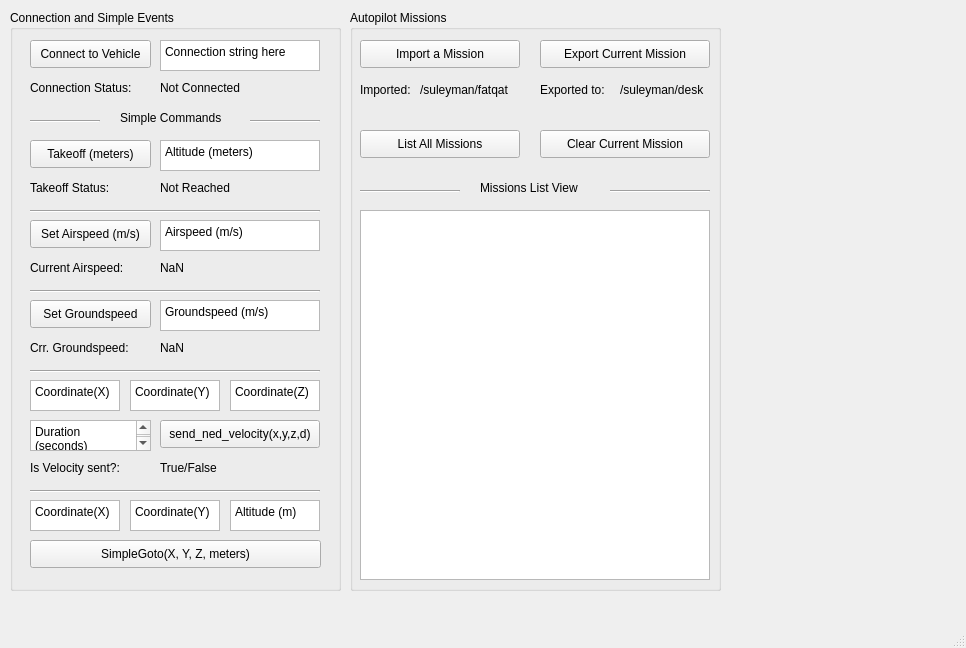
<?xml version="1.0" encoding="UTF-8"?>
<ui version="4.0">
 <class>MainWindow</class>
 <widget class="QMainWindow" name="MainWindow">
  <property name="geometry">
   <rect>
    <x>0</x>
    <y>0</y>
    <width>966</width>
    <height>648</height>
   </rect>
  </property>
  <property name="windowTitle">
   <string>Fatqat Ground Control Station</string>
  </property>
  <widget class="QWidget" name="centralwidget">
   <widget class="QPushButton" name="Connection_pushButton">
    <property name="geometry">
     <rect>
      <x>30</x>
      <y>40</y>
      <width>121</width>
      <height>28</height>
     </rect>
    </property>
    <property name="text">
     <string>Connect to Vehicle</string>
    </property>
   </widget>
   <widget class="QPlainTextEdit" name="ConnectionString_textBox">
    <property name="geometry">
     <rect>
      <x>160</x>
      <y>40</y>
      <width>160</width>
      <height>31</height>
     </rect>
    </property>
    <property name="inputMethodHints">
     <set>Qt::ImhNone</set>
    </property>
    <property name="plainText">
     <string>Connection string here</string>
    </property>
   </widget>
   <widget class="QLabel" name="SimpleCommands_label">
    <property name="geometry">
     <rect>
      <x>120</x>
      <y>110</y>
      <width>110</width>
      <height>16</height>
     </rect>
    </property>
    <property name="text">
     <string>Simple Commands</string>
    </property>
   </widget>
   <widget class="Line" name="line">
    <property name="geometry">
     <rect>
      <x>250</x>
      <y>120</y>
      <width>70</width>
      <height>3</height>
     </rect>
    </property>
    <property name="orientation">
     <enum>Qt::Horizontal</enum>
    </property>
   </widget>
   <widget class="Line" name="line_2">
    <property name="geometry">
     <rect>
      <x>30</x>
      <y>120</y>
      <width>70</width>
      <height>3</height>
     </rect>
    </property>
    <property name="orientation">
     <enum>Qt::Horizontal</enum>
    </property>
   </widget>
   <widget class="QLabel" name="TextConnectionStatus_label">
    <property name="geometry">
     <rect>
      <x>30</x>
      <y>80</y>
      <width>110</width>
      <height>16</height>
     </rect>
    </property>
    <property name="text">
     <string>Connection Status:</string>
    </property>
   </widget>
   <widget class="QLabel" name="ConnectionStatus_label">
    <property name="geometry">
     <rect>
      <x>160</x>
      <y>80</y>
      <width>160</width>
      <height>16</height>
     </rect>
    </property>
    <property name="text">
     <string>Not Connected</string>
    </property>
   </widget>
   <widget class="QPushButton" name="Takeoff_pushButton">
    <property name="geometry">
     <rect>
      <x>30</x>
      <y>140</y>
      <width>121</width>
      <height>28</height>
     </rect>
    </property>
    <property name="text">
     <string>Takeoff (meters)</string>
    </property>
   </widget>
   <widget class="QPlainTextEdit" name="TakeoffAltitude_textBox">
    <property name="geometry">
     <rect>
      <x>160</x>
      <y>140</y>
      <width>160</width>
      <height>31</height>
     </rect>
    </property>
    <property name="inputMethodHints">
     <set>Qt::ImhNone</set>
    </property>
    <property name="plainText">
     <string>Altitude (meters)</string>
    </property>
   </widget>
   <widget class="QLabel" name="TextTakeoffStatus_label">
    <property name="geometry">
     <rect>
      <x>30</x>
      <y>180</y>
      <width>110</width>
      <height>16</height>
     </rect>
    </property>
    <property name="text">
     <string>Takeoff Status:</string>
    </property>
   </widget>
   <widget class="QLabel" name="TakeoffStatus_label">
    <property name="geometry">
     <rect>
      <x>160</x>
      <y>180</y>
      <width>160</width>
      <height>16</height>
     </rect>
    </property>
    <property name="text">
     <string>Not Reached</string>
    </property>
   </widget>
   <widget class="QPushButton" name="SetAirSpeed_pushButton">
    <property name="geometry">
     <rect>
      <x>30</x>
      <y>220</y>
      <width>121</width>
      <height>28</height>
     </rect>
    </property>
    <property name="text">
     <string>Set Airspeed (m/s)</string>
    </property>
   </widget>
   <widget class="QLabel" name="Airspeed_label">
    <property name="geometry">
     <rect>
      <x>160</x>
      <y>260</y>
      <width>160</width>
      <height>16</height>
     </rect>
    </property>
    <property name="text">
     <string>NaN</string>
    </property>
   </widget>
   <widget class="QPlainTextEdit" name="Airspeed_textBox">
    <property name="geometry">
     <rect>
      <x>160</x>
      <y>220</y>
      <width>160</width>
      <height>31</height>
     </rect>
    </property>
    <property name="inputMethodHints">
     <set>Qt::ImhNone</set>
    </property>
    <property name="plainText">
     <string>Airspeed (m/s)</string>
    </property>
   </widget>
   <widget class="QLabel" name="TextAirspeed_label">
    <property name="geometry">
     <rect>
      <x>30</x>
      <y>260</y>
      <width>110</width>
      <height>16</height>
     </rect>
    </property>
    <property name="text">
     <string>Current Airspeed:</string>
    </property>
   </widget>
   <widget class="QPushButton" name="SetGroundspeed_pushButton">
    <property name="geometry">
     <rect>
      <x>30</x>
      <y>300</y>
      <width>121</width>
      <height>28</height>
     </rect>
    </property>
    <property name="text">
     <string>Set Groundspeed</string>
    </property>
   </widget>
   <widget class="QLabel" name="Groundspeed_label">
    <property name="geometry">
     <rect>
      <x>160</x>
      <y>340</y>
      <width>160</width>
      <height>16</height>
     </rect>
    </property>
    <property name="text">
     <string>NaN</string>
    </property>
   </widget>
   <widget class="QPlainTextEdit" name="Groundspeed_textBox">
    <property name="geometry">
     <rect>
      <x>160</x>
      <y>300</y>
      <width>160</width>
      <height>31</height>
     </rect>
    </property>
    <property name="inputMethodHints">
     <set>Qt::ImhNone</set>
    </property>
    <property name="plainText">
     <string>Groundspeed (m/s)</string>
    </property>
   </widget>
   <widget class="QLabel" name="TextCurrentGroundspeed_label">
    <property name="geometry">
     <rect>
      <x>30</x>
      <y>340</y>
      <width>110</width>
      <height>16</height>
     </rect>
    </property>
    <property name="text">
     <string>Crr. Groundspeed:</string>
    </property>
   </widget>
   <widget class="QPlainTextEdit" name="Velocity_X_textBox">
    <property name="geometry">
     <rect>
      <x>30</x>
      <y>380</y>
      <width>90</width>
      <height>31</height>
     </rect>
    </property>
    <property name="inputMethodHints">
     <set>Qt::ImhNone</set>
    </property>
    <property name="plainText">
     <string>Coordinate(X)</string>
    </property>
   </widget>
   <widget class="QPlainTextEdit" name="Velocity_Y_textBox">
    <property name="geometry">
     <rect>
      <x>130</x>
      <y>380</y>
      <width>90</width>
      <height>31</height>
     </rect>
    </property>
    <property name="inputMethodHints">
     <set>Qt::ImhNone</set>
    </property>
    <property name="plainText">
     <string>Coordinate(Y)</string>
    </property>
   </widget>
   <widget class="QPlainTextEdit" name="Velocity_Z_textBox">
    <property name="geometry">
     <rect>
      <x>230</x>
      <y>380</y>
      <width>90</width>
      <height>31</height>
     </rect>
    </property>
    <property name="inputMethodHints">
     <set>Qt::ImhNone</set>
    </property>
    <property name="plainText">
     <string>Coordinate(Z)</string>
    </property>
   </widget>
   <widget class="QPlainTextEdit" name="Velocity_Duration_textBox">
    <property name="geometry">
     <rect>
      <x>30</x>
      <y>420</y>
      <width>121</width>
      <height>31</height>
     </rect>
    </property>
    <property name="inputMethodHints">
     <set>Qt::ImhNone</set>
    </property>
    <property name="plainText">
     <string>Duration (seconds)</string>
    </property>
   </widget>
   <widget class="QPushButton" name="Send_Ned_Velocity_pushButton">
    <property name="geometry">
     <rect>
      <x>160</x>
      <y>420</y>
      <width>160</width>
      <height>28</height>
     </rect>
    </property>
    <property name="text">
     <string>send_ned_velocity(x,y,z,d)</string>
    </property>
   </widget>
   <widget class="QLabel" name="TextIsVelocitySent_label">
    <property name="geometry">
     <rect>
      <x>30</x>
      <y>460</y>
      <width>110</width>
      <height>16</height>
     </rect>
    </property>
    <property name="text">
     <string>Is Velocity sent?:</string>
    </property>
   </widget>
   <widget class="QLabel" name="IsVelocitySent_label">
    <property name="geometry">
     <rect>
      <x>160</x>
      <y>460</y>
      <width>160</width>
      <height>16</height>
     </rect>
    </property>
    <property name="text">
     <string>True/False</string>
    </property>
   </widget>
   <widget class="QPlainTextEdit" name="GlobalRelative_Y_textBox">
    <property name="geometry">
     <rect>
      <x>130</x>
      <y>500</y>
      <width>90</width>
      <height>31</height>
     </rect>
    </property>
    <property name="inputMethodHints">
     <set>Qt::ImhNone</set>
    </property>
    <property name="plainText">
     <string>Coordinate(Y)</string>
    </property>
   </widget>
   <widget class="QPlainTextEdit" name="GlobalRelative_X_textBox">
    <property name="geometry">
     <rect>
      <x>30</x>
      <y>500</y>
      <width>90</width>
      <height>31</height>
     </rect>
    </property>
    <property name="inputMethodHints">
     <set>Qt::ImhNone</set>
    </property>
    <property name="plainText">
     <string>Coordinate(X)</string>
    </property>
   </widget>
   <widget class="QPlainTextEdit" name="GlobalRelative_Altitude_textBox">
    <property name="geometry">
     <rect>
      <x>230</x>
      <y>500</y>
      <width>90</width>
      <height>31</height>
     </rect>
    </property>
    <property name="inputMethodHints">
     <set>Qt::ImhNone</set>
    </property>
    <property name="plainText">
     <string>Altitude (m)</string>
    </property>
   </widget>
   <widget class="QPushButton" name="SimpleGoto_pushButton">
    <property name="geometry">
     <rect>
      <x>30</x>
      <y>540</y>
      <width>291</width>
      <height>28</height>
     </rect>
    </property>
    <property name="text">
     <string>SimpleGoto(X, Y, Z, meters)</string>
    </property>
   </widget>
   <widget class="Line" name="line_4">
    <property name="geometry">
     <rect>
      <x>30</x>
      <y>210</y>
      <width>290</width>
      <height>3</height>
     </rect>
    </property>
    <property name="orientation">
     <enum>Qt::Horizontal</enum>
    </property>
   </widget>
   <widget class="Line" name="line_5">
    <property name="geometry">
     <rect>
      <x>30</x>
      <y>290</y>
      <width>290</width>
      <height>3</height>
     </rect>
    </property>
    <property name="orientation">
     <enum>Qt::Horizontal</enum>
    </property>
   </widget>
   <widget class="Line" name="line_6">
    <property name="geometry">
     <rect>
      <x>30</x>
      <y>370</y>
      <width>290</width>
      <height>3</height>
     </rect>
    </property>
    <property name="orientation">
     <enum>Qt::Horizontal</enum>
    </property>
   </widget>
   <widget class="Line" name="line_7">
    <property name="geometry">
     <rect>
      <x>30</x>
      <y>490</y>
      <width>290</width>
      <height>3</height>
     </rect>
    </property>
    <property name="orientation">
     <enum>Qt::Horizontal</enum>
    </property>
   </widget>
   <widget class="QGroupBox" name="groupBox">
    <property name="geometry">
     <rect>
      <x>10</x>
      <y>10</y>
      <width>331</width>
      <height>581</height>
     </rect>
    </property>
    <property name="title">
     <string>Connection and Simple Events</string>
    </property>
   </widget>
   <widget class="QGroupBox" name="AutopilotMissions_groupBox">
    <property name="geometry">
     <rect>
      <x>350</x>
      <y>10</y>
      <width>371</width>
      <height>581</height>
     </rect>
    </property>
    <property name="title">
     <string>Autopilot Missions</string>
    </property>
    <widget class="QListView" name="Missions_listView">
     <property name="geometry">
      <rect>
       <x>10</x>
       <y>200</y>
       <width>350</width>
       <height>370</height>
      </rect>
     </property>
    </widget>
    <widget class="QLabel" name="TextExportedTo_label">
     <property name="geometry">
      <rect>
       <x>190</x>
       <y>70</y>
       <width>70</width>
       <height>20</height>
      </rect>
     </property>
     <property name="text">
      <string>Exported to:</string>
     </property>
    </widget>
    <widget class="QLabel" name="Exported_Mission_Filepath_label">
     <property name="geometry">
      <rect>
       <x>270</x>
       <y>70</y>
       <width>90</width>
       <height>20</height>
      </rect>
     </property>
     <property name="text">
      <string>/suleyman/desk</string>
     </property>
    </widget>
    <widget class="QLabel" name="TextImportedFrom_label">
     <property name="geometry">
      <rect>
       <x>10</x>
       <y>70</y>
       <width>60</width>
       <height>20</height>
      </rect>
     </property>
     <property name="text">
      <string>Imported:</string>
     </property>
    </widget>
    <widget class="QLabel" name="Imported_Mission_Filepath_label">
     <property name="geometry">
      <rect>
       <x>70</x>
       <y>70</y>
       <width>100</width>
       <height>20</height>
      </rect>
     </property>
     <property name="text">
      <string>/suleyman/fatqat</string>
     </property>
    </widget>
   </widget>
   <widget class="Line" name="line_3">
    <property name="geometry">
     <rect>
      <x>360</x>
      <y>190</y>
      <width>100</width>
      <height>3</height>
     </rect>
    </property>
    <property name="orientation">
     <enum>Qt::Horizontal</enum>
    </property>
   </widget>
   <widget class="Line" name="line_8">
    <property name="geometry">
     <rect>
      <x>610</x>
      <y>190</y>
      <width>100</width>
      <height>3</height>
     </rect>
    </property>
    <property name="orientation">
     <enum>Qt::Horizontal</enum>
    </property>
   </widget>
   <widget class="QLabel" name="MissionsListView_label">
    <property name="geometry">
     <rect>
      <x>480</x>
      <y>180</y>
      <width>110</width>
      <height>16</height>
     </rect>
    </property>
    <property name="text">
     <string>Missions List View</string>
    </property>
   </widget>
   <widget class="QPushButton" name="Import_a_Mission_pushButton">
    <property name="geometry">
     <rect>
      <x>360</x>
      <y>40</y>
      <width>160</width>
      <height>28</height>
     </rect>
    </property>
    <property name="text">
     <string>Import a Mission</string>
    </property>
   </widget>
   <widget class="QPushButton" name="Export_Current_Mission_pushButton">
    <property name="geometry">
     <rect>
      <x>540</x>
      <y>40</y>
      <width>170</width>
      <height>28</height>
     </rect>
    </property>
    <property name="text">
     <string>Export Current Mission</string>
    </property>
   </widget>
   <widget class="QPushButton" name="Clear_Current_Mission_pushButton">
    <property name="geometry">
     <rect>
      <x>540</x>
      <y>130</y>
      <width>170</width>
      <height>28</height>
     </rect>
    </property>
    <property name="text">
     <string>Clear Current Mission</string>
    </property>
   </widget>
   <widget class="QPushButton" name="List_All_Missions_pushButton">
    <property name="geometry">
     <rect>
      <x>360</x>
      <y>130</y>
      <width>160</width>
      <height>28</height>
     </rect>
    </property>
    <property name="text">
     <string>List All Missions</string>
    </property>
   </widget>
   <zorder>AutopilotMissions_groupBox</zorder>
   <zorder>groupBox</zorder>
   <zorder>Connection_pushButton</zorder>
   <zorder>ConnectionString_textBox</zorder>
   <zorder>SimpleCommands_label</zorder>
   <zorder>line</zorder>
   <zorder>line_2</zorder>
   <zorder>TextConnectionStatus_label</zorder>
   <zorder>ConnectionStatus_label</zorder>
   <zorder>Takeoff_pushButton</zorder>
   <zorder>TakeoffAltitude_textBox</zorder>
   <zorder>TextTakeoffStatus_label</zorder>
   <zorder>TakeoffStatus_label</zorder>
   <zorder>SetAirSpeed_pushButton</zorder>
   <zorder>Airspeed_label</zorder>
   <zorder>Airspeed_textBox</zorder>
   <zorder>TextAirspeed_label</zorder>
   <zorder>SetGroundspeed_pushButton</zorder>
   <zorder>Groundspeed_label</zorder>
   <zorder>Groundspeed_textBox</zorder>
   <zorder>TextCurrentGroundspeed_label</zorder>
   <zorder>Velocity_X_textBox</zorder>
   <zorder>Velocity_Y_textBox</zorder>
   <zorder>Velocity_Z_textBox</zorder>
   <zorder>Velocity_Duration_textBox</zorder>
   <zorder>Send_Ned_Velocity_pushButton</zorder>
   <zorder>TextIsVelocitySent_label</zorder>
   <zorder>IsVelocitySent_label</zorder>
   <zorder>GlobalRelative_Y_textBox</zorder>
   <zorder>GlobalRelative_X_textBox</zorder>
   <zorder>GlobalRelative_Altitude_textBox</zorder>
   <zorder>SimpleGoto_pushButton</zorder>
   <zorder>line_4</zorder>
   <zorder>line_5</zorder>
   <zorder>line_6</zorder>
   <zorder>line_7</zorder>
   <zorder>line_3</zorder>
   <zorder>line_8</zorder>
   <zorder>MissionsListView_label</zorder>
   <zorder>Import_a_Mission_pushButton</zorder>
   <zorder>Export_Current_Mission_pushButton</zorder>
   <zorder>Clear_Current_Mission_pushButton</zorder>
   <zorder>List_All_Missions_pushButton</zorder>
  </widget>
  <widget class="QMenuBar" name="menubar">
   <property name="geometry">
    <rect>
     <x>0</x>
     <y>0</y>
     <width>966</width>
     <height>26</height>
    </rect>
   </property>
  </widget>
  <widget class="QStatusBar" name="statusbar"/>
 </widget>
 <resources/>
 <connections/>
</ui>
